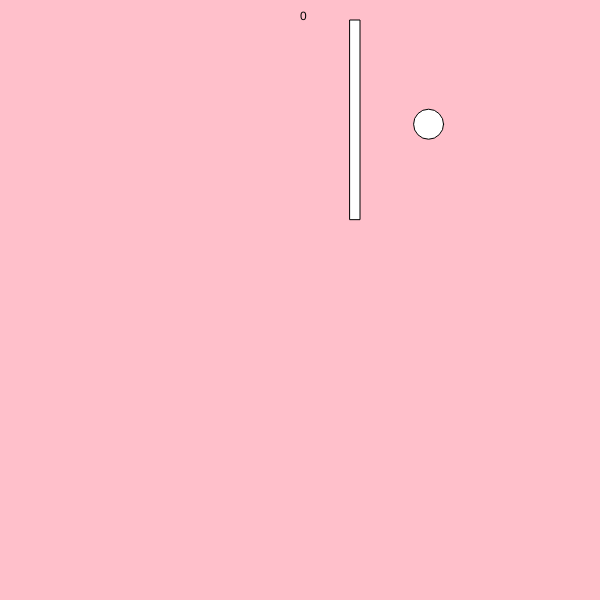
Frame 1 (no input)
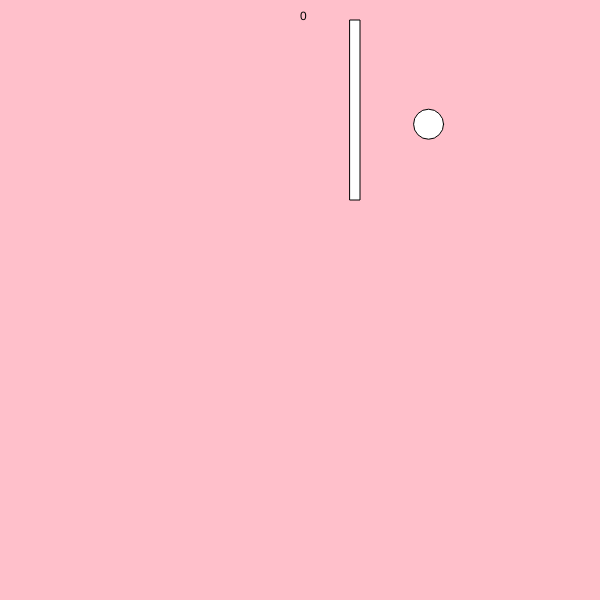
Frame 60 (no input)
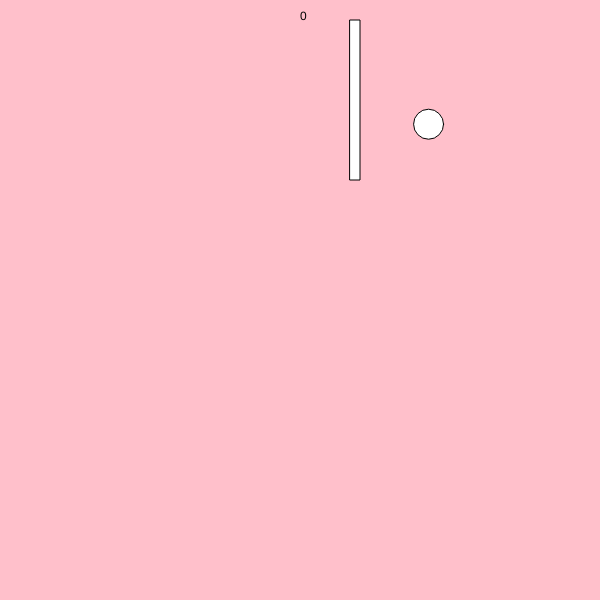
Frame 120 (the mouse pressed at the canvas centre since frame 60)

The p5.js sketch that drew these frames (run headless with seeded random() and noise() and a simulated clock; from frame 60 on, the mouse is pressed at the canvas centre):

// p5.js sketch
// ── sketch.js
// Clicking game
// Ieva Malezhyk
// 04/10/23
//
// Extra for Experts:
// - describe what you did to take this project "above and beyond"


let object;
let player;
let rad = 15;
let timer = 10;
let score = 0;
let gameOver = false; 

function setup() {
  createCanvas(600, 600);
  object = createVector(random(width), random(height));
}

function draw() {
  background("pink");
  player = createVector(mouseX, mouseY);

  if (!gameOver) {
    timer -= 1 / 60;
    ellipse(object.x, object.y, rad * 2);
    let length = map(timer, 0, 5, 0, 100);
    text(score, width / 2, 20)
    rect(350, 20, 10, length);

    if (timer <= 0) {
      gameOver = true; 
    }
  } else {
    textSize(24);
    textAlign(CENTER, CENTER);
    text("Game Over", width / 2, height / 2);
  }
}

function mousePressed() {
  if (!gameOver) {
    let dis = p5.Vector.dist(player, object);
    if (dis < rad) {
      object = createVector(random(width), random(height));
      score += +1;
    }
  }
}

function keyPressed() {
  if (key === ' ') {
    if (gameOver) {
      
      object.x = random(width);
      object.y = random(height);
      score = 0;
      timer = 10;
      gameOver = false; 
    }
  }
}
